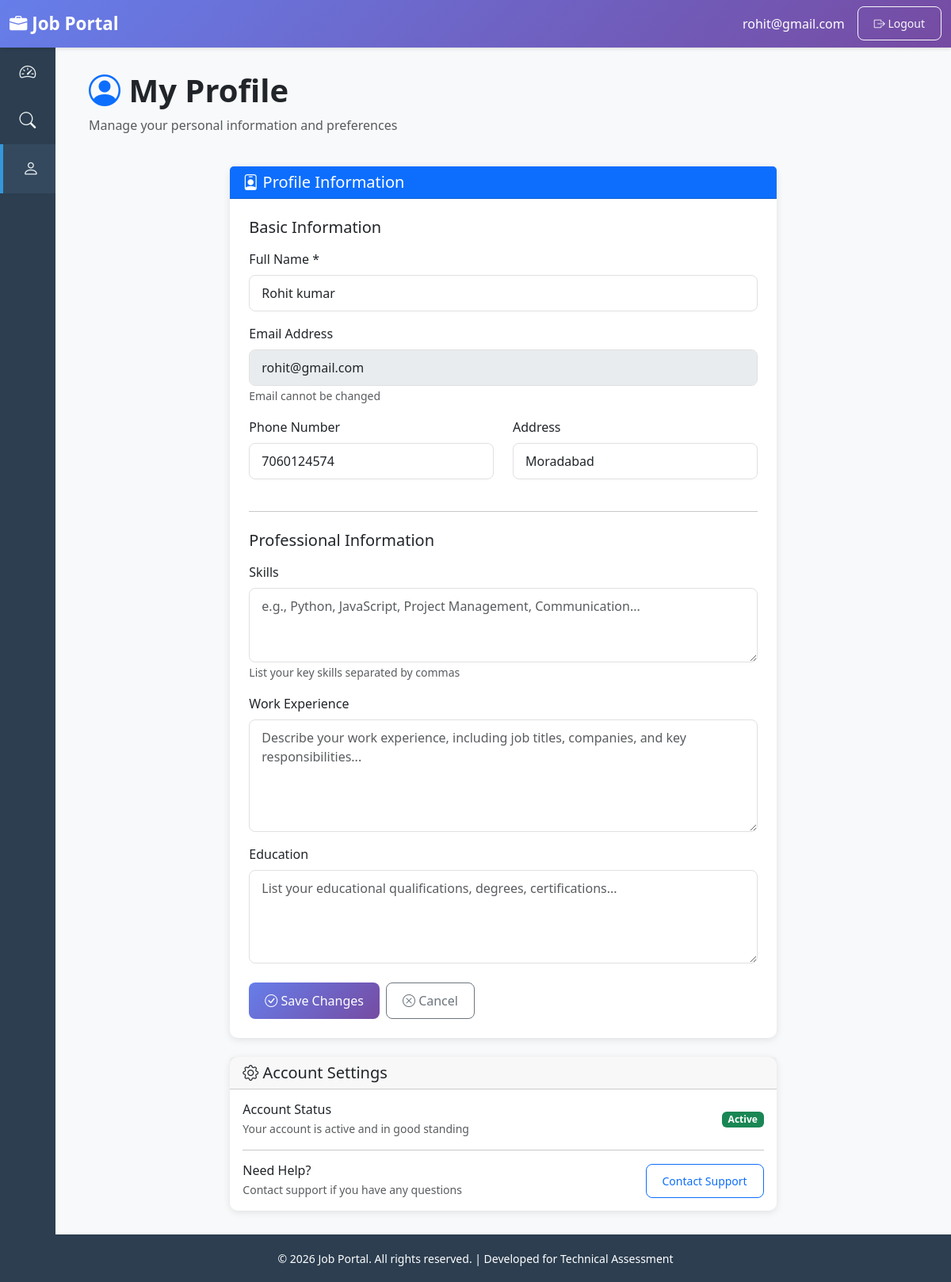
The page /jobseeker/profile (signed in) on the database its author committed.
### tables this page shows
CREATE TABLE users (
            id INTEGER PRIMARY KEY AUTOINCREMENT,
            email TEXT UNIQUE NOT NULL,
            password TEXT NOT NULL,
            role TEXT NOT NULL CHECK(role IN ('admin', 'employer', 'jobseeker')),
            created_at TIMESTAMP DEFAULT CURRENT_TIMESTAMP
        );

CREATE TABLE jobseekers (
            id INTEGER PRIMARY KEY AUTOINCREMENT,
            user_id INTEGER NOT NULL,
            full_name TEXT NOT NULL,
            phone TEXT,
            address TEXT,
            skills TEXT,
            experience TEXT,
            education TEXT,
            resume_path TEXT,
            FOREIGN KEY (user_id) REFERENCES users(id) ON DELETE CASCADE
        );

### app.py (the view, shortened to what this page needs)
@app.route('/jobseeker/profile', methods=['GET', 'POST'])
@role_required('jobseeker')
def jobseeker_profile():
    conn = get_db()
    jobseeker = conn.execute('''
        SELECT js.*, u.email
        FROM jobseekers js
        JOIN users u ON js.user_id = u.id
        WHERE js.user_id = ?
    ''', (session['user_id'],)).fetchone()
    conn.close()
    return render_template('jobseeker/profile.html', jobseeker=jobseeker)

### app.py (called while the page is built)
def get_db():
    conn = sqlite3.connect(app.config['DATABASE'])
    conn.row_factory = sqlite3.Row
    return conn

def role_required(*roles):
    def decorator(f):
        @wraps(f)
        def decorated_function(*args, **kwargs):
            if 'user_id' not in session:
                flash('Please log in to access this page.', 'warning')
                return redirect(url_for('login'))
            if session.get('role') not in roles:
                flash('You do not have permission to access this page.', 'danger')
                return redirect(url_for('dashboard'))
            return f(*args, **kwargs)
        return decorated_function
    return decorator

### templates/jobseeker/profile.html (shortened to what this page needs)
{% extends "base.html" %}
{% block sidebar_menu %}
<li>
    <a href="{{ url_for('jobseeker_dashboard') }}">
        <i class="bi bi-speedometer2"></i>
    </a>
</li>
<li>
    <a href="{{ url_for('browse_jobs') }}">
        <i class="bi bi-search"></i>
    </a>
</li>
<li>
    <a href="{{ url_for('jobseeker_profile') }}">
        <i class="bi bi-person"></i>
    </a>
</li>
{% endblock %}
{% block content %}
<div class="container-fluid">
    <div class="row mb-4">
        <div class="col">
            <h1 class="fw-bold"><i class="bi bi-person-circle text-primary"></i> My Profile</h1>
            <p class="text-muted">Manage your personal information and preferences</p>
        </div>
    </div>
    <div class="row justify-content-center">
        <div class="col-lg-8">
            <div class="card">
                <div class="card-header bg-primary text-white">
                    <h5 class="mb-0"><i class="bi bi-person-badge"></i> Profile Information</h5>
                </div>
                <div class="card-body p-4">
                    <form method="POST" action="{{ url_for('jobseeker_profile') }}">
                        <h5 class="mb-3">Basic Information</h5>
                        <div class="mb-3">
                            <label for="full_name" class="form-label">Full Name *</label>
                            <input type="text" class="form-control" id="full_name" name="full_name"
                                   value="{{ jobseeker.full_name }}" required>
                        </div>
                        <div class="mb-3">
                            <label for="email" class="form-label">Email Address</label>
                            <input type="email" class="form-control" id="email"
                                   value="{{ jobseeker.email }}" disabled>
                            <small class="text-muted">Email cannot be changed</small>
                        </div>
                        <div class="row">
                            <div class="col-md-6 mb-3">
                                <label for="phone" class="form-label">Phone Number</label>
                                <input type="tel" class="form-control" id="phone" name="phone"
                                       value="{{ jobseeker.phone or '' }}" placeholder="e.g., +1234567890">
                            </div>
                            <div class="col-md-6 mb-3">
                                <label for="address" class="form-label">Address</label>
                                <input type="text" class="form-control" id="address" name="address"
                                       value="{{ jobseeker.address or '' }}" placeholder="City, State">
                            </div>
                        </div>
                        <hr class="my-4">
                        <h5 class="mb-3">Professional Information</h5>
                        <div class="mb-3">
                            <label for="skills" class="form-label">Skills</label>
                            <textarea class="form-control" id="skills" name="skills" rows="3"
                                      placeholder="e.g., Python, JavaScript, Project Management, Communication...">{{ jobseeker.skills or '' }}</textarea>
                            <small class="text-muted">List your key skills separated by commas</small>
                        </div>
                        <div class="mb-3">
                            <label for="experience" class="form-label">Work Experience</label>
                            <textarea class="form-control" id="experience" name="experience" rows="5"
                                      placeholder="Describe your work experience, including job titles, companies, and key responsibilities...">{{ jobseeker.experience or '' }}</textarea>
                        </div>
                        <div class="mb-4">
                            <label for="education" class="form-label">Education</label>
                            <textarea class="form-control" id="education" name="education" rows="4"
                                      placeholder="List your educational qualifications, degrees, certifications...">{{ jobseeker.education or '' }}</textarea>
                        </div>
                        <div class="d-flex gap-2">
                            <button type="submit" class="btn btn-primary">
                                <i class="bi bi-check-circle"></i> Save Changes
                            </button>
                            <a href="{{ url_for('jobseeker_dashboard') }}" class="btn btn-outline-secondary">
                                <i class="bi bi-x-circle"></i> Cancel
                            </a>
                        </div>
                    </form>
                </div>
            </div>
            <div class="card mt-4">
                <div class="card-header">
                    <h5 class="mb-0"><i class="bi bi-gear"></i> Account Settings</h5>
                </div>
                <div class="card-body">
                    <div class="d-flex justify-content-between align-items-center">
                        <div>
                            <h6 class="mb-1">Account Status</h6>
                            <p class="text-muted mb-0 small">Your account is active and in good standing</p>
                        </div>
                        <span class="badge bg-success">Active</span>
                    </div>
                    <hr>
                    <div class="d-flex justify-content-between align-items-center">
                        <div>
                            <h6 class="mb-1">Need Help?</h6>
                            <p class="text-muted mb-0 small">Contact support if you have any questions</p>
                        </div>
                        <a href="mailto:support@jobportal.com" class="btn btn-outline-primary btn-sm">
                            Contact Support
                        </a>
                    </div>
                </div>
            </div>
        </div>
    </div>
</div>
{% endblock %}

### templates/base.html (shortened to what this page needs)
<!DOCTYPE html>
<html lang="en">
<head>
    <link href="https://cdn.jsdelivr.net/npm/bootstrap@5.3.0/dist/css/bootstrap.min.css" rel="stylesheet">
    <link rel="stylesheet" href="https://cdn.jsdelivr.net/npm/bootstrap-icons@1.10.0/font/bootstrap-icons.css">
</head>
<body>
    <nav class="header navbar navbar-dark">
        <div class="container-fluid">
            <a class="navbar-brand" href="{{ url_for('index') }}">
                <i class="bi bi-briefcase-fill"></i> Job Portal
            </a>
            <div class="d-flex align-items-center">
                {% if session.user_id %}
                    <span class="me-3">{{ session.email }}</span>
                    <a href="{{ url_for('logout') }}" class="btn btn-outline-light btn-sm">
                        <i class="bi bi-box-arrow-right"></i> Logout
                    </a>
                {% else %}
                    <a href="{{ url_for('login') }}" class="btn btn-outline-light btn-sm">
                        <i class="bi bi-box-arrow-in-right"></i> Login
                    </a>
                {% endif %}
            </div>
        </div>
    </nav>
    {% if session.user_id %}
    <div class="sidebar" id="sidebar">
        <ul class="sidebar-menu">
            {% block sidebar_menu %}{% endblock %}
        </ul>
    </div>
    {% endif %}
    <div class="main-content">
        {% block content %}{% endblock %}
    </div>
    <footer class="footer">
        <div class="container-fluid text-center">
            <small>
                &copy; <span id="year"></span> Job Portal. All rights reserved. | Developed for Technical Assessment
            </small>
        </div>
    </footer>
</body>
</html>

### templates/base.html (style rules this page uses)
:root { --sidebar-width: 250px; --sidebar-collapsed-width: 70px; --header-height: 60px; --footer-height: 60px; }
body { font-family: 'Segoe UI', Tahoma, Geneva, Verdana, sans-serif; min-height: 100vh; display: flex; flex-direction: column; }
.header { background: linear-gradient(135deg, #667eea 0%, #764ba2 100%); color: white; height: var(--header-height); position: fixed; top: 0; left: 0; right: 0; z-index: 1030; box-shadow: 0 2px 4px rgba(0,0,0,0.1); }
.header .navbar-brand { font-weight: bold; font-size: 1.4rem; }
.sidebar { position: fixed; top: var(--header-height); left: 0; bottom: var(--footer-height); width: var(--sidebar-collapsed-width); background: #2c3e50; transition: width 0.3s ease; overflow: hidden; z-index: 1020; }
.sidebar-menu { list-style: none; padding: 0; margin: 0; }
.sidebar-menu li { position: relative; }
.sidebar-menu a { display: flex; align-items: center; padding: 15px 20px; color: #ecf0f1; text-decoration: none; transition: all 0.3s; white-space: nowrap; }
.sidebar-menu a:hover, .sidebar-menu a.active { background: #34495e; border-left: 4px solid #3498db; }
.sidebar-menu i { font-size: 1.3rem; min-width: 30px; text-align: center; }
.main-content { margin-top: var(--header-height); margin-left: var(--sidebar-collapsed-width); margin-bottom: var(--footer-height); padding: 30px; flex: 1; transition: margin-left 0.3s ease; background: #f8f9fa; }
.footer { background: #2c3e50; color: white; height: var(--footer-height); position: fixed; bottom: 0; left: 0; right: 0; z-index: 1030; display: flex; align-items: center; justify-content: center; }
.card { border: none; border-radius: 10px; box-shadow: 0 2px 10px rgba(0,0,0,0.1); transition: transform 0.3s, box-shadow 0.3s; }
.btn { border-radius: 8px; padding: 10px 20px; font-weight: 500; transition: all 0.3s; }
.btn-primary { background: linear-gradient(135deg, #667eea 0%, #764ba2 100%); border: none; }
.form-control, .form-select { border-radius: 8px; border: 1px solid #e0e0e0; padding: 10px 15px; }

### rows shown on the page
users: email "rohit@gmail.com"
jobseekers: full_name "Rohit kumar", phone "7060124574", address "Moradabad"
